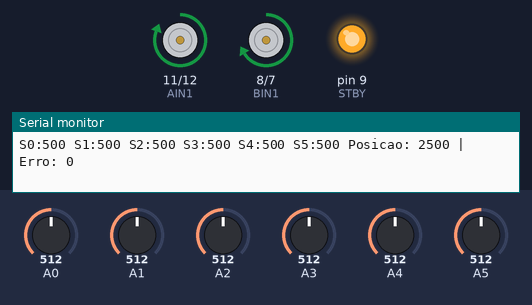
Recording of a sketch running on a simulated Arduino Uno, built with avr-gcc and run on an emulated ATmega328P. Parts: motor-driver pin pairs drawn as motors (green arrow = first pin HIGH = forward, orange = second pin HIGH = backward, longer = more drive, scaled by the enable pin, stopped while the standby pin is LOW), output pins drawn as LEDs (lit = HIGH), the last lines printed to the serial monitor. The inputs (shaded band) are chosen by the test bench; at power-on: A5 = 512, A0 = 512, A2 = 512, A1 = 512, A3 = 512, A4 = 512.

Above: at 11.2 s.
11.3 s: A5 set to 716
At 12.3 s:
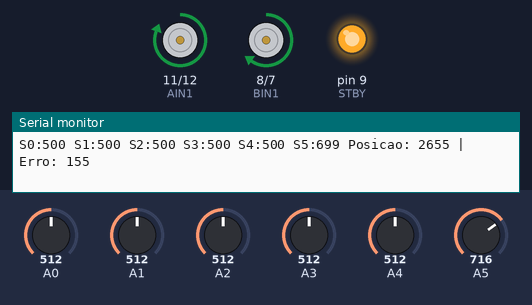
12.9 s: A0 set to 40
At 14.0 s:
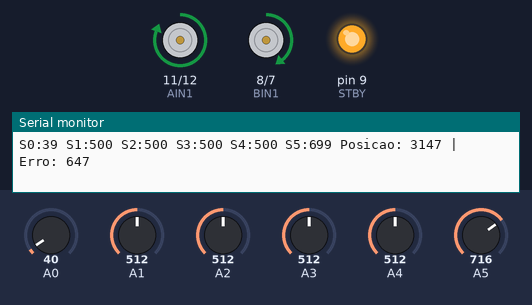
14.4 s: A2 set to 40
At 15.7 s:
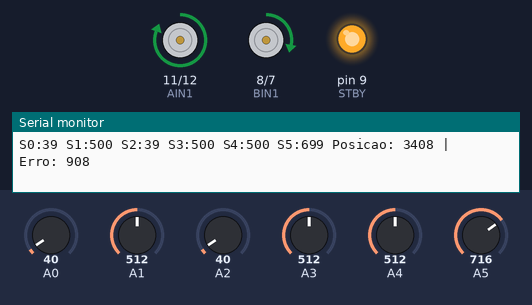
16.0 s: A1 set to 190
At 17.1 s:
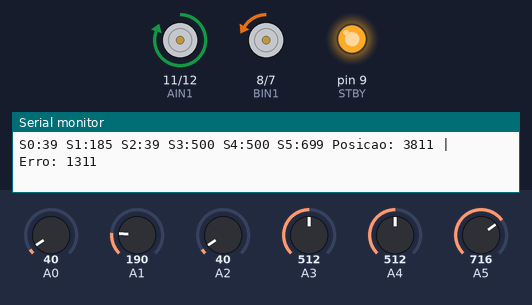
17.5 s: A2 set to 54
At 17.9 s:
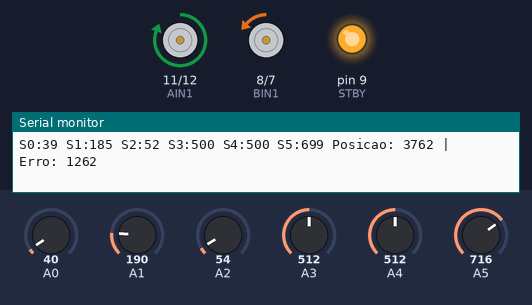
20.5 s: A2 set to 66
At 21.5 s:
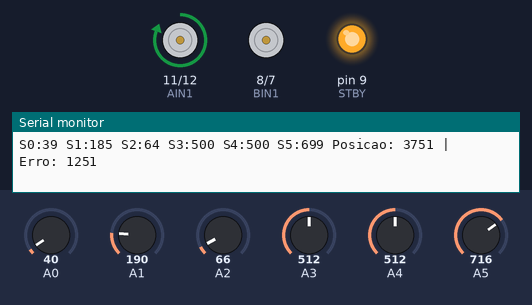
Timing chart, 0 to 23.0 s (numbered marks = the images above; inputs shaded):
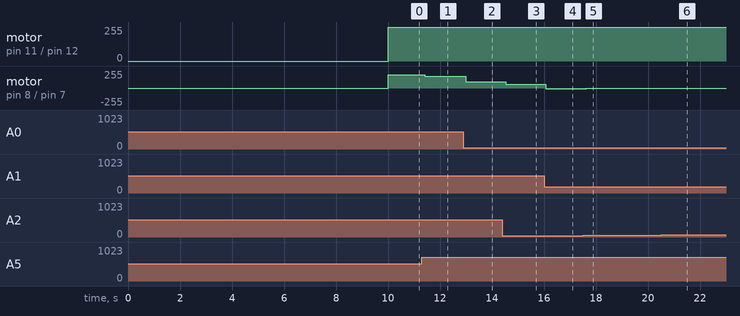

Measured:
- after the input at 11.3 s, motor on pin 8 (BIN1) / pin 7 (BIN2): forward 200/255 → forward 176/255 after 0.10 s
- after the input at 12.9 s, motor on pin 8 (BIN1) / pin 7 (BIN2): forward 176/255 → forward 97/255 after 0.08 s
- after the input at 14.4 s, motor on pin 8 (BIN1) / pin 7 (BIN2): forward 97/255 → forward 55/255 after 0.14 s
- after the input at 16.0 s, motor on pin 8 (BIN1) / pin 7 (BIN2): forward 55/255 → backward 9/255 after 0.07 s
- after the input at 17.5 s, motor on pin 8 (BIN1) / pin 7 (BIN2): backward 9/255 → backward 1/255 after 0.13 s
- after the input at 20.5 s, motor on pin 8 (BIN1) / pin 7 (BIN2): backward 1/255 → stopped after 0.10 s

The sketch:

v6.1_-_motores_proporcionais.ino
```cpp
#include <QTRSensors.h>

#define NUM_SENSORS 6
#define NUM_SAMPLES_PER_SENSOR 2
#define EMITTER_PIN 2

QTRSensors qtra;
uint16_t sensorValues[NUM_SENSORS];

#define STBY 9

// Motor A - Direito
const int PWMA = 13;
const int AIN1 = 11;
const int AIN2 = 12;

// Motor B - Esquerdo
const int PWMB = 5;
const int BIN1 = 8;
const int BIN2 = 7;

const int VELOCIDADE = 200;   // Velocidade maxima (0-255): usada em linha reta e pelo motor "de fora" na curva
const int CENTRO = 2500;      // Posicao central esperada da linha (6 sensores => 0 a 5000)

// Fator de PERDA de velocidade do motor do mesmo lado da linha (ajuste livre):
//  - proximo de 0.0  -> quase nao curva
//  - ate 2.0         -> motor interno desacelera de forma gradual ate 0 no erro maximo
float perdaMotorFronteiroCurva = 2.0;

// Fator de GANHO de velocidade do motor oposto a linha (ajuste livre: 0-1):
float ganhoMotorOpostoCurva = 1;

void setup()
{
  Serial.begin(9600);

  qtra.setTypeAnalog();
  qtra.setSensorPins((const uint8_t[]){A0, A1, A2, A3, A4, A5}, NUM_SENSORS);
  qtra.setSamplesPerSensor(NUM_SAMPLES_PER_SENSOR);
  qtra.setEmitterPin(EMITTER_PIN);

  pinMode(STBY, OUTPUT);
  pinMode(PWMA, OUTPUT);
  pinMode(AIN1, OUTPUT);
  pinMode(AIN2, OUTPUT);
  pinMode(PWMB, OUTPUT);
  pinMode(BIN1, OUTPUT);
  pinMode(BIN2, OUTPUT);

  pinMode(LED_BUILTIN, OUTPUT);
  digitalWrite(LED_BUILTIN, HIGH);

  Serial.println("Calibrando sensores... Mexe o cremoso ai!");

  for (uint16_t i = 0; i < 200; i++) {
    qtra.calibrate();
    delay(20);
  }

  digitalWrite(LED_BUILTIN, LOW);
  Serial.println("Solta o Cremoso!! :-[");

  digitalWrite(STBY, HIGH);

  delay(1000);
}

void loop()
{
  uint16_t position = qtra.readLineBlack(sensorValues);

  Serial.print(F("S0:"));
  Serial.print(sensorValues[0]);
  Serial.print(F(" S1:"));
  Serial.print(sensorValues[1]);
  Serial.print(F(" S2:"));
  Serial.print(sensorValues[2]);
  Serial.print(F(" S3:"));
  Serial.print(sensorValues[3]);
  Serial.print(F(" S4:"));
  Serial.print(sensorValues[4]);
  Serial.print(F(" S5:"));
  Serial.print(sensorValues[5]);

  int error = (int)position - CENTRO;

  int sensoresCentro =
      (sensorValues[1] +
       sensorValues[2] +
       sensorValues[3] +
       sensorValues[4]) / 4;

  int sensoresExtremos = -sensorValues[0] + sensorValues[5];

  Serial.print(F(" Posicao: "));
  Serial.print(position);
  Serial.print(F(" | Erro: "));
  Serial.println(error);

  if(sensoresExtremos < 0)
	  sensoresExtremos *= -1;

  if (sensoresCentro < 50 && sensoresExtremos < 600) {
    // Nenhum sensor esta enxergando a linha com intensidade (possivel falha de
    // leitura, cruzamento ou lacuna na linha): mantem o robo em frente.
    moverFrente();
  }
  else {
    // Controle proporcional continuo da curva, baseado apenas no erro atual.
    controlarCurva(error);
  }
}

void controlarCurva(int error) {
  // converte a escala que pode variar de -2500 a 2500 para -1 a 1, serve apenas para facilitar o
  //trabalho, para não usarmos valores muito grandes
  float erroNormalizado = (float)error / (float)CENTRO;
  //constrain
  //prende um valor dentro de uma faixa: se valor for menor que o mínimo,
  //ela devolve o mínimo; se for maior que o máximo, devolve o máximo;
  //caso contrário, devolve o próprio valor sem alteração.

  erroNormalizado = constrain(erroNormalizado, -1.0, 1.0);
  // OBS: -1 indica que A LINHA está para a esquerda (não o cremoso). Analogamente, 1 indica a linha para a direita.

 // Calcula a correção da curva com base no erro.
 // Quanto maior o erro, maior será a correção.
 // A correção determina quanto um dos motores deve2.0 *
 // diminuir sua velocidade para o robô fazer a curva.
 // Exemplo: correção = 50 → um motor continua em 150
 // e o outro passa para 100.
  int correcaoPerda = (int)(erroNormalizado * VELOCIDADE * perdaMotorFronteiroCurva);

// Correcao identica a anterior mas para o motor oposto
  int correcaoGanho = (int)(erroNormalizado * VELOCIDADE * ganhoMotorOpostoCurva);

// Define a velocidade de cada motor de acordo com a correção.
// Se o erro for positivo, o Motor B(ESQUERDO) diminui a velocidade
// e o Motor A continua na velocidade máxima.
// Se o erro for negativo, acontece o contrário.
// Assim, a diferença entre os motores faz o robô virar.
// se a correção for positiva diminui a velocidade do motor B(ESQUERDO)
// se for negativa diminui a velocidade do Motor A(DIREITO)

  int velocidadeA = VELOCIDADE + min(correcaoPerda, 0) + max(correcaoGanho, 0);
  int velocidadeB = VELOCIDADE - max(correcaoPerda, 0) - min(correcaoGanho, 0);

// Envia as velocidades calculadas para os motores.
  setMotorA(velocidadeA);
  setMotorB(velocidadeB);
}

// Controla o MOTOR DIREITO (Motor A).
// Recebe a velocidade que o motor deve ter.
// Valor positivo = motor gira para frente.
// Valor negativo = motor gira para trás.
// O valor da velocidade também define a força/rapidez do motor.
void setMotorA(int velocidadeA) {

  // Limita a velocidade entre -255 e 255.
  // O sinal indica a direção e o número indica a velocidade.
  velocidadeA = constrain(velocidadeA, -255, 255);

  // Define a direção do Motor A.
  if (velocidadeA >= 0) {

    // Motor A gira para frente.
    digitalWrite(AIN1, HIGH);
    digitalWrite(AIN2, LOW);

  } else {

    // Motor A gira para trás.
    digitalWrite(AIN1, LOW);
    digitalWrite(AIN2, HIGH);
  }

  // Envia somente o valor da velocidade para o PWM.
  // abs() transforma um valor negativo em positivo,
  // pois o sentido já foi definido pelos AIN1 e AIN2.
  //então esse valor é para a potência que esse motor vai girar
  analogWrite(PWMA, abs(velocidadeA));
}


// Controla o MOTOR ESQUERDO (Motor B).
// Recebe a velocidade que o motor deve ter.
// Valor positivo = motor gira para frente.
// Valor negativo = motor gira para trás.
void setMotorB(int velocidadeB) {

  // Limita a velocidade entre -255 e 255.
  velocidadeB = constrain(velocidadeB, -255, 255);

  // Define a direção do Motor B (ESQUERDO)
  if (velocidadeB >= 0) {

    // Motor B(ESQUERDO) gira para frente
    digitalWrite(BIN1, HIGH);
    digitalWrite(BIN2, LOW);

  } else {

    // Motor B(ESQUERDO) gira para trás
    digitalWrite(BIN1, LOW);
    digitalWrite(BIN2, HIGH);
  }

  // Envia a velocidade para o PWM.
  analogWrite(PWMB, abs(velocidadeB));
}

void moverFrente() {
  digitalWrite(AIN1, HIGH);
  digitalWrite(AIN2, LOW);
  analogWrite(PWMA, VELOCIDADE);

  digitalWrite(BIN1, HIGH);
  digitalWrite(BIN2, LOW);
  analogWrite(PWMB, VELOCIDADE);
}

// void moverTras() {
//   digitalWrite(AIN1, LOW);
//   digitalWrite(AIN2, HIGH);
//   analogWrite(PWMA, VELOCIDADE);

//   digitalWrite(BIN1, LOW);
//   digitalWrite(BIN2, HIGH);
//   analogWrite(PWMB, VELOCIDADE);
// }

// // Mantidas por compatibilidade / uso manual (testes, menus, etc.).
// // Nao sao mais chamadas pelo loop() principal, que agora usa controlarCurva().
// void virarDireita() {
//   digitalWrite(AIN1, HIGH);
//   digitalWrite(AIN2, LOW);
//   analogWrite(PWMA, VELOCIDADE);

//   digitalWrite(BIN1, LOW);
//   digitalWrite(BIN2, HIGH);
//   analogWrite(PWMB, 90);
// }

// void virarEsquerda() {
//   digitalWrite(BIN1, HIGH);
//   digitalWrite(BIN2, LOW);
//   analogWrite(PWMB, VELOCIDADE);

//   digitalWrite(AIN1, LOW);
//   digitalWrite(AIN2, HIGH);
//   analogWrite(PWMA, 90);
// }

// void pararMotores() {
//   analogWrite(PWMA, 0);
//   analogWrite(PWMB, 0);
// }
```
